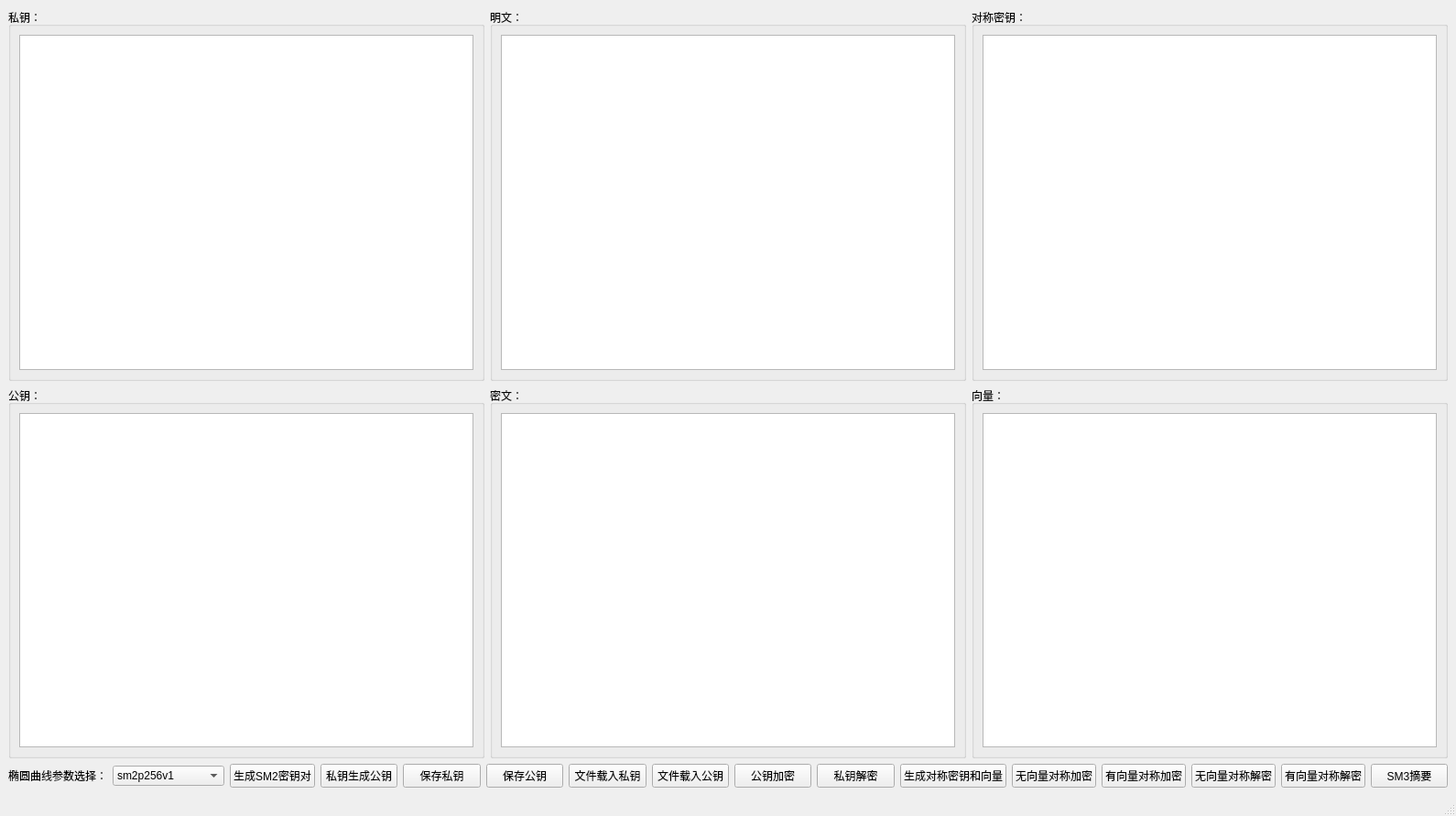
<?xml version="1.0" encoding="UTF-8"?>
<ui version="4.0">
 <class>MainWindow</class>
 <widget class="QMainWindow" name="MainWindow">
  <property name="geometry">
   <rect>
    <x>0</x>
    <y>0</y>
    <width>1590</width>
    <height>891</height>
   </rect>
  </property>
  <property name="windowTitle">
   <string>QT SM国密工具</string>
  </property>
  <widget class="QWidget" name="centralwidget">
   <layout class="QVBoxLayout" name="verticalLayout_10">
    <item>
     <layout class="QHBoxLayout" name="horizontalLayout_2">
      <item>
       <layout class="QVBoxLayout" name="verticalLayout_3">
        <item>
         <widget class="QGroupBox" name="groupBox_2">
          <property name="title">
           <string>私钥：</string>
          </property>
          <layout class="QVBoxLayout" name="verticalLayout_2">
           <item>
            <widget class="QPlainTextEdit" name="plainTextEdit"/>
           </item>
          </layout>
         </widget>
        </item>
        <item>
         <widget class="QGroupBox" name="groupBox">
          <property name="title">
           <string>公钥：</string>
          </property>
          <layout class="QVBoxLayout" name="verticalLayout">
           <item>
            <widget class="QPlainTextEdit" name="plainTextEdit_2"/>
           </item>
          </layout>
         </widget>
        </item>
       </layout>
      </item>
      <item>
       <layout class="QVBoxLayout" name="verticalLayout_6">
        <item>
         <widget class="QGroupBox" name="groupBox_3">
          <property name="title">
           <string>明文：</string>
          </property>
          <layout class="QVBoxLayout" name="verticalLayout_4">
           <item>
            <widget class="QPlainTextEdit" name="plainTextEdit_3"/>
           </item>
          </layout>
         </widget>
        </item>
        <item>
         <widget class="QGroupBox" name="groupBox_4">
          <property name="title">
           <string>密文：</string>
          </property>
          <layout class="QVBoxLayout" name="verticalLayout_5">
           <item>
            <widget class="QPlainTextEdit" name="plainTextEdit_4"/>
           </item>
          </layout>
         </widget>
        </item>
       </layout>
      </item>
      <item>
       <layout class="QVBoxLayout" name="verticalLayout_9">
        <item>
         <widget class="QGroupBox" name="groupBox_5">
          <property name="title">
           <string>对称密钥：</string>
          </property>
          <layout class="QVBoxLayout" name="verticalLayout_7">
           <item>
            <widget class="QPlainTextEdit" name="plainTextEdit_5"/>
           </item>
          </layout>
         </widget>
        </item>
        <item>
         <widget class="QGroupBox" name="groupBox_6">
          <property name="title">
           <string>向量：</string>
          </property>
          <layout class="QVBoxLayout" name="verticalLayout_8">
           <item>
            <widget class="QPlainTextEdit" name="plainTextEdit_6"/>
           </item>
          </layout>
         </widget>
        </item>
       </layout>
      </item>
     </layout>
    </item>
    <item>
     <layout class="QHBoxLayout" name="horizontalLayout">
      <item>
       <widget class="QLabel" name="label">
        <property name="text">
         <string>椭圆曲线参数选择：</string>
        </property>
       </widget>
      </item>
      <item>
       <widget class="QComboBox" name="comboBox">
        <property name="sizePolicy">
         <sizepolicy hsizetype="Preferred" vsizetype="Fixed">
          <horstretch>0</horstretch>
          <verstretch>0</verstretch>
         </sizepolicy>
        </property>
        <item>
         <property name="text">
          <string>sm2p256v1</string>
         </property>
        </item>
        <item>
         <property name="text">
          <string>prime256v1</string>
         </property>
        </item>
        <item>
         <property name="text">
          <string>secp256k1</string>
         </property>
        </item>
        <item>
         <property name="text">
          <string>secp384r1</string>
         </property>
        </item>
        <item>
         <property name="text">
          <string>secp521r1</string>
         </property>
        </item>
        <item>
         <property name="text">
          <string>sect233k1</string>
         </property>
        </item>
        <item>
         <property name="text">
          <string>sect233r1</string>
         </property>
        </item>
        <item>
         <property name="text">
          <string>sect409k1</string>
         </property>
        </item>
        <item>
         <property name="text">
          <string>sect409r1</string>
         </property>
        </item>
        <item>
         <property name="text">
          <string>sect571k1</string>
         </property>
        </item>
        <item>
         <property name="text">
          <string>sect571r1</string>
         </property>
        </item>
        <item>
         <property name="text">
          <string>brainpoolP256r1</string>
         </property>
        </item>
        <item>
         <property name="text">
          <string>brainpoolP256t1</string>
         </property>
        </item>
        <item>
         <property name="text">
          <string>brainpoolP384r1</string>
         </property>
        </item>
        <item>
         <property name="text">
          <string>brainpoolP384t1</string>
         </property>
        </item>
        <item>
         <property name="text">
          <string>brainpoolP512r1</string>
         </property>
        </item>
        <item>
         <property name="text">
          <string>brainpoolP512t1</string>
         </property>
        </item>
       </widget>
      </item>
      <item>
       <widget class="QPushButton" name="pushButton">
        <property name="text">
         <string>生成SM2密钥对</string>
        </property>
       </widget>
      </item>
      <item>
       <widget class="QPushButton" name="pushButton_10">
        <property name="text">
         <string>私钥生成公钥</string>
        </property>
       </widget>
      </item>
      <item>
       <widget class="QPushButton" name="pushButton_2">
        <property name="text">
         <string>保存私钥</string>
        </property>
       </widget>
      </item>
      <item>
       <widget class="QPushButton" name="pushButton_3">
        <property name="text">
         <string>保存公钥</string>
        </property>
       </widget>
      </item>
      <item>
       <widget class="QPushButton" name="pushButton_4">
        <property name="text">
         <string>文件载入私钥</string>
        </property>
       </widget>
      </item>
      <item>
       <widget class="QPushButton" name="pushButton_5">
        <property name="text">
         <string>文件载入公钥</string>
        </property>
       </widget>
      </item>
      <item>
       <widget class="QPushButton" name="pushButton_6">
        <property name="text">
         <string>公钥加密</string>
        </property>
       </widget>
      </item>
      <item>
       <widget class="QPushButton" name="pushButton_7">
        <property name="text">
         <string>私钥解密</string>
        </property>
       </widget>
      </item>
      <item>
       <widget class="QPushButton" name="pushButton_8">
        <property name="text">
         <string>生成对称密钥和向量</string>
        </property>
       </widget>
      </item>
      <item>
       <widget class="QPushButton" name="pushButton_9">
        <property name="text">
         <string>无向量对称加密</string>
        </property>
       </widget>
      </item>
      <item>
       <widget class="QPushButton" name="pushButton_11">
        <property name="text">
         <string>有向量对称加密</string>
        </property>
       </widget>
      </item>
      <item>
       <widget class="QPushButton" name="pushButton_12">
        <property name="text">
         <string>无向量对称解密</string>
        </property>
       </widget>
      </item>
      <item>
       <widget class="QPushButton" name="pushButton_13">
        <property name="text">
         <string>有向量对称解密</string>
        </property>
       </widget>
      </item>
      <item>
       <widget class="QPushButton" name="pushButton_14">
        <property name="text">
         <string>SM3摘要</string>
        </property>
       </widget>
      </item>
     </layout>
    </item>
   </layout>
  </widget>
  <widget class="QMenuBar" name="menubar">
   <property name="geometry">
    <rect>
     <x>0</x>
     <y>0</y>
     <width>1590</width>
     <height>23</height>
    </rect>
   </property>
  </widget>
  <widget class="QStatusBar" name="statusbar"/>
 </widget>
 <resources/>
 <connections/>
</ui>
